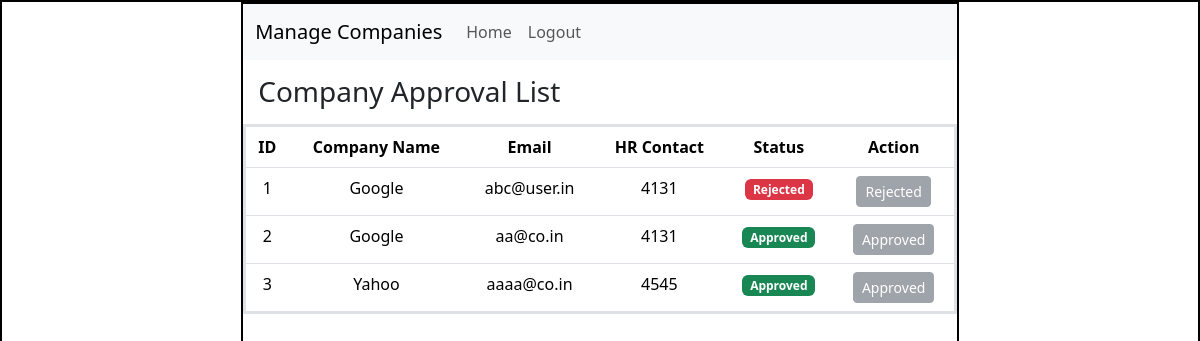
Before: /admin/companies with the older database file.
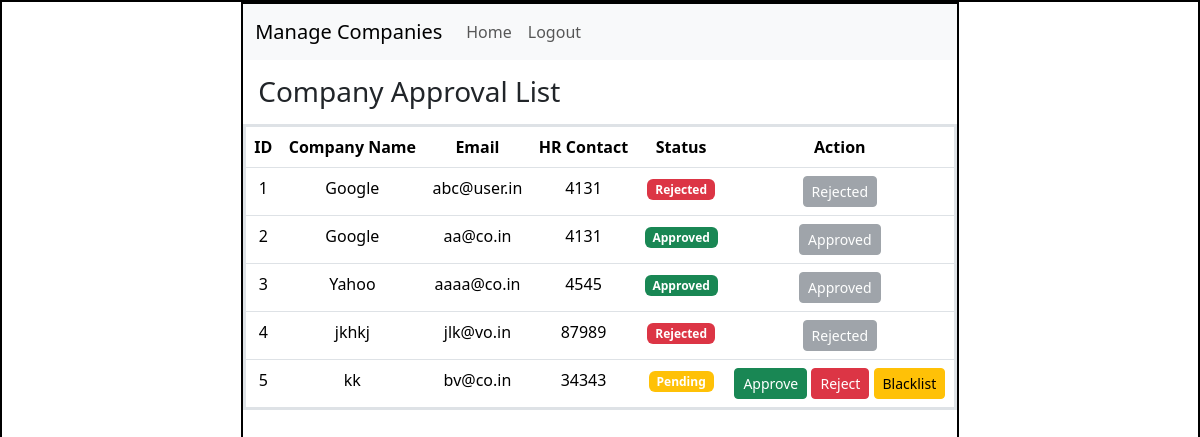
After: the same page with the newer database file.
### application/models.py (models this page shows)
class Company(db.Model):
    __tablename__ = "company"
    id = db.Column(db.Integer(), primary_key=True)
    user_id = db.Column(db.Integer(), db.ForeignKey('user.id'))  # ✅ FIXED TYPE
    company_name = db.Column(db.String(), nullable=False)
    hr_contact = db.Column(db.String())
    website = db.Column(db.String())
    status = db.Column(db.String(), default='pending')

class User(db.Model):
    __tablename__ = "user"
    id = db.Column(db.Integer(), primary_key=True)
    username = db.Column(db.String(), unique=True, nullable=False)
    email = db.Column(db.String(), unique=True, nullable=False)
    password = db.Column(db.String(), nullable=False)
    role = db.Column(db.String(), nullable=False)

### application/controllers.py (the view)
@app.route("/admin/companies")
def admin_companies():
    companies = Company.query.all()
    users = {u.id: u for u in User.query.all()}
    return render_template(
        "admin_companies.html",
        companies=companies,
        users=users)

### templates/admin_companies.html (shortened to what this page needs)
<!DOCTYPE html>
<html lang="en">
<head>
    <link rel="stylesheet" href="/static/style.css">
    <link href="https://cdn.jsdelivr.net/npm/bootstrap@5.3.8/dist/css/bootstrap.min.css" rel="stylesheet">
</head>
<body>
    <div id="main">
        <div id="canvas">
            <nav class="navbar navbar-expand-lg bg-body-tertiary">
                <div class="container-fluid">
                    <a class="navbar-brand">Manage Companies</a>
                    <div class="collapse navbar-collapse">
                        <ul class="navbar-nav me-auto">
                            <li class="nav-item">
                                <a class="nav-link" href="/admin/dashboard">Home</a>
                            </li>
                            <li class="nav-item">
                                <a class="nav-link" href="/logout">Logout</a>
                            </li>
                        </ul>
                    </div>
                </div>
            </nav>
            <div id="content">
                <h3 class="headings">Company Approval List</h3>
                <table class="table text-center border border-3">
                    <thead>
                        <tr>
                            <th>ID</th>
                            <th>Company Name</th>
                            <th>Email</th>
                            <th>HR Contact</th>
                            <th>Status</th>
                            <th>Action</th>
                        </tr>
                    </thead>
                    <tbody>
                        {% for c in companies %}
                        <tr>
                            <td>{{ c.id }}</td>
                            <td>{{ c.company_name }}</td>
                            <td>{{ users[c.user_id].email }}</td>
                            <td>{{ c.hr_contact }}</td>
                            <td>
                                {% if c.status == "approved" %}
                                    <span class="badge bg-success">Approved</span>
                                {% elif c.status == "rejected" %}
                                    <span class="badge bg-danger">Rejected</span>
                                {% elif c.status == "blacklisted" %}
                                    <span class="badge bg-dark">Blacklisted</span>
                                {% else %}
                                    <span class="badge bg-warning">Pending</span>
                                {% endif %}
                            </td>
                            <td>
                                {% if c.status == "pending" %}
                                    <a href="/admin/company/approve/{{ c.id }}"
                                    class="btn btn-success btn-sm">Approve</a>
                                    <a href="/admin/company/reject/{{ c.id }}"
                                    class="btn btn-danger btn-sm">Reject</a>
                                    <a href="/admin/company/blacklist/{{ c.id }}"
                                       class="btn btn-warning btn-sm">Blacklist</a>
                                {% elif c.status == "approved" %}
                                    <button class="btn btn-secondary btn-sm" disabled>
                                        Approved
                                    </button>
                                {% elif c.status == "rejected" %}
                                    <button class="btn btn-secondary btn-sm" disabled>
                                        Rejected
                                    </button>
                                {% elif c.status == "blacklisted" %}
                                    <button class="btn btn-warning btn-sm" disabled>
                                        Blacklisted
                                    </button>
                                {% endif %}
                            </td>
                        </tr>
                        {% endfor %}
                    </tbody>
                </table>
            </div>
        </div>
    </div>
</body>
</html>

### static/style.css (style rules this page uses)
* { margin:0px; }
#main, #canvas { border: 2px solid black; }
#canvas { width:60%; height:780px; margin:auto; }
.headings { margin: 10px; padding: 5px; margin-top: 10px; }

Changed rows visible on the page:
added Company: id "4", company_name "jkhkj", hr_contact "87989", status "Rejected"
added User: email "jlk@vo.in"
added Company: id "5", company_name "kk", hr_contact "34343", status "Pending"
added User: email "bv@co.in"
